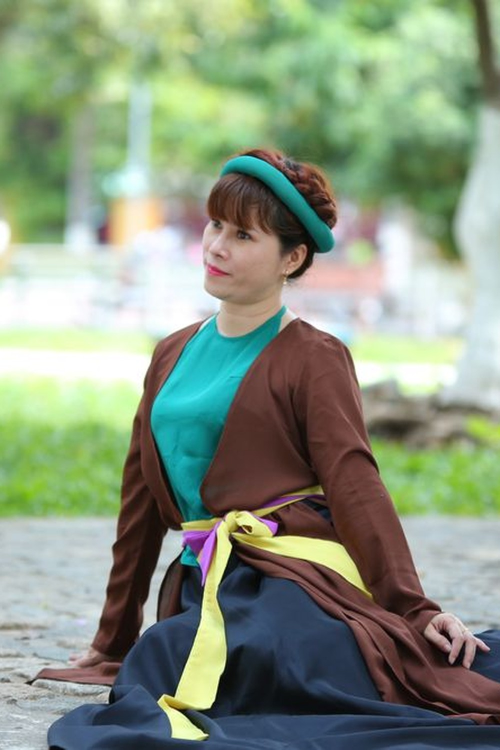
#> input picture fonds/photo_somatisation_3901497.jpg, 1000 x 1500 px (shown at 1/2 size)
$ python -i avatar.py   (imports and definitions only)
#> lines starting #> are read from the running program, lines starting #| are printed output that depends on the picture; after the words box and inside, x2 and y2 are one past the last pixel; in counts of white or black regions, pixels touching at a corner belong together
#> further down, picture is the input picture: PIL image 1000x1500 RGB; mean R, G, B 136.1, 150.4, 128.6
"""Photo de profil de la chaîne YouTube @ClarteMentaleFR (800×800, affichée en rond jusqu'à 98 px).
Silhouette en méditation devant une pleine lune texturée, ciel de nuit à nébuleuse, anneau doré.
Tout est dessiné (aucune photo), en 3× puis réduit pour des bords nets. Usage : python3 youtube/avatar.py"""
import math, os, random, sys
import numpy as np
from PIL import Image, ImageDraw, ImageFilter
sys.path.insert(0, os.path.dirname(os.path.abspath(__file__)))
from commun import DEPOT

T, K = 800, 3            # taille finale, facteur de suréchantillonnage
S = T * K
SORTIE = os.path.join(DEPOT, "videos_youtube", "photo-profil-chaine.png")


# [43 lines left out: functions bruit, ciel, lune, not called in this run]


def forme_meditation(dm, bx, by, u):
    """Formes de la personne en méditation (bassin en bx, by ; u = échelle) ; partagé avec la bannière."""
    E = lambda x, y, rx, ry: dm.ellipse([bx + (x - rx) * u, by + (y - ry) * u, bx + (x + rx) * u, by + (y + ry) * u], fill=255)
    E(0, -262, 33, 39)                      # tête
    E(0, -306, 17, 15)                      # chignon
    dm.rectangle([bx - 13 * u, by - 230 * u, bx + 13 * u, by - 200 * u], fill=255)   # cou
    dm.polygon([(bx + x * u, by + y * u) for x, y in
                [(-66, -196), (-30, -212), (30, -212), (66, -196), (54, -130), (44, -80), (70, -20),
                 (-70, -20), (-44, -80), (-54, -130)]], fill=255)                      # buste, taille marquée
    for sg in (-1, 1):
        dm.line([(bx + sg * 62 * u, by - 192 * u), (bx + sg * 92 * u, by - 110 * u)], fill=255, width=int(30 * u))
        dm.line([(bx + sg * 92 * u, by - 110 * u), (bx + sg * 128 * u, by - 26 * u)], fill=255, width=int(25 * u))
        E(sg * 92, -110, 15, 15)            # coude
        E(sg * 130, -22, 19, 15)            # main posée sur le genou
        E(sg * 128, 0, 42, 30)              # genou
    E(0, 4, 150, 34)                        # jambes croisées


def silhouette(im):
    """Personne assise en tailleur, mains sur les genoux, sur une colline. Formes simples fondues entre elles
    (flou puis seuil) pour un contour souple, sans angles de robot."""
    u = S / 800
    d = ImageDraw.Draw(im)
    pts = [(x, S * 0.81 + 18 * u * math.sin(x / (110 * u)) - 34 * u * math.exp(-((x - S / 2) / (240 * u)) ** 2))
           for x in range(0, S + 10, 6)]
    d.polygon(pts + [(S, S), (0, S)], fill=(13, 14, 34, 255))
    m = Image.new("L", im.size, 0)
#> m: PIL image 1000x1500 L; every value is 0
    forme_meditation(ImageDraw.Draw(m), S / 2, S * 0.765, u)
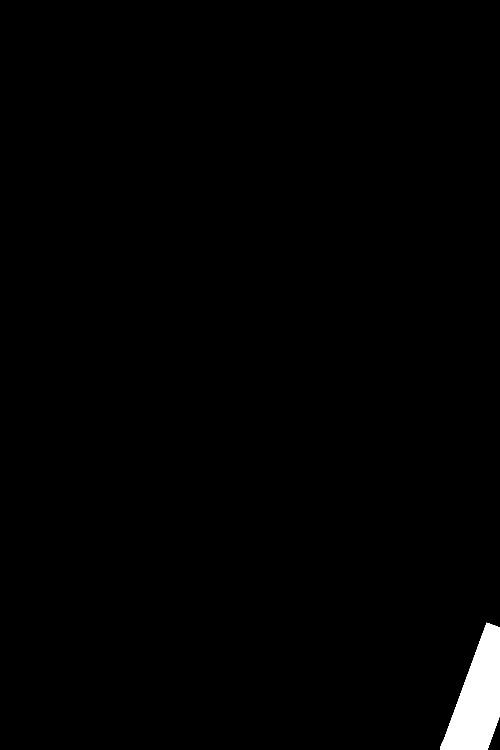
#> m: PIL image 1000x1500 L (shown at 1/2 size); 1.2% white; 1 white region, box (x1, y1, x2, y2) and area: (880, 1245, 1000, 1500) 17753
    m = m.filter(ImageFilter.GaussianBlur(7 * u)).point(lambda v: 255 if v > 118 else 0)
#> m: PIL image 1000x1500 L; 1.2% white; 1 white region, box (x1, y1, x2, y2) and area: (882, 1252, 1000, 1500) 18335
    m = m.filter(ImageFilter.GaussianBlur(0.8 * u))
    calque = Image.new("RGBA", im.size, (8, 9, 22, 255))
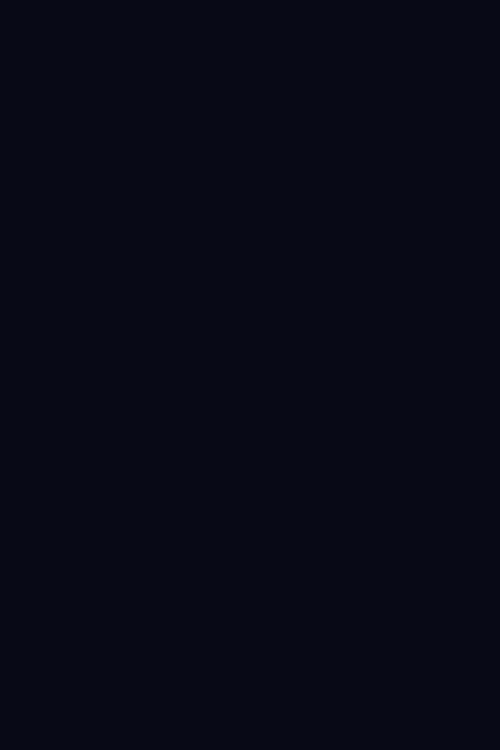
#> calque: PIL image 1000x1500 RGBA (shown at 1/2 size); mean R, G, B, A 8, 9, 22, 255
    calque.putalpha(m)
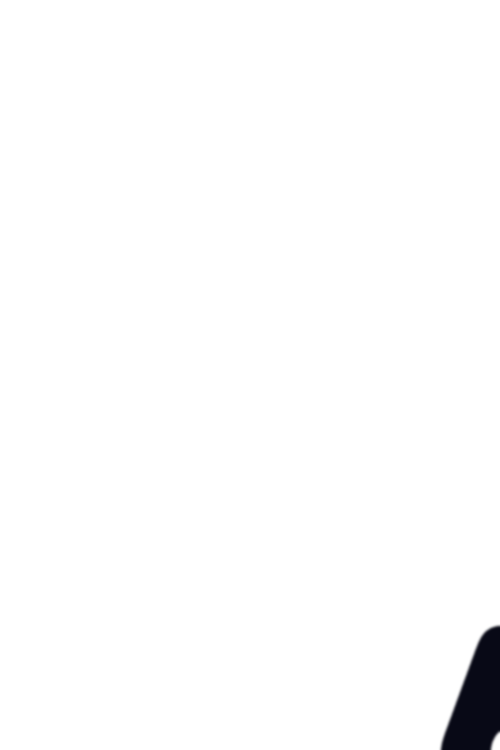
#> calque: PIL image 1000x1500 RGBA (shown at 1/2 size); mean R, G, B, A 8, 9, 22, 3.1; transparent parts drawn white
    # liseré de lumière lunaire sur le contour
    contour = m.filter(ImageFilter.MaxFilter(5)).point(lambda v: v)
    liser = Image.new("RGBA", im.size, (255, 230, 180, 0))
    liser.putalpha(Image.fromarray(np.clip(np.asarray(contour, float) - np.asarray(m, float), 0, 255).astype(np.uint8) // 2))
#> (the run stopped early here; a loop or call above may not have finished)
